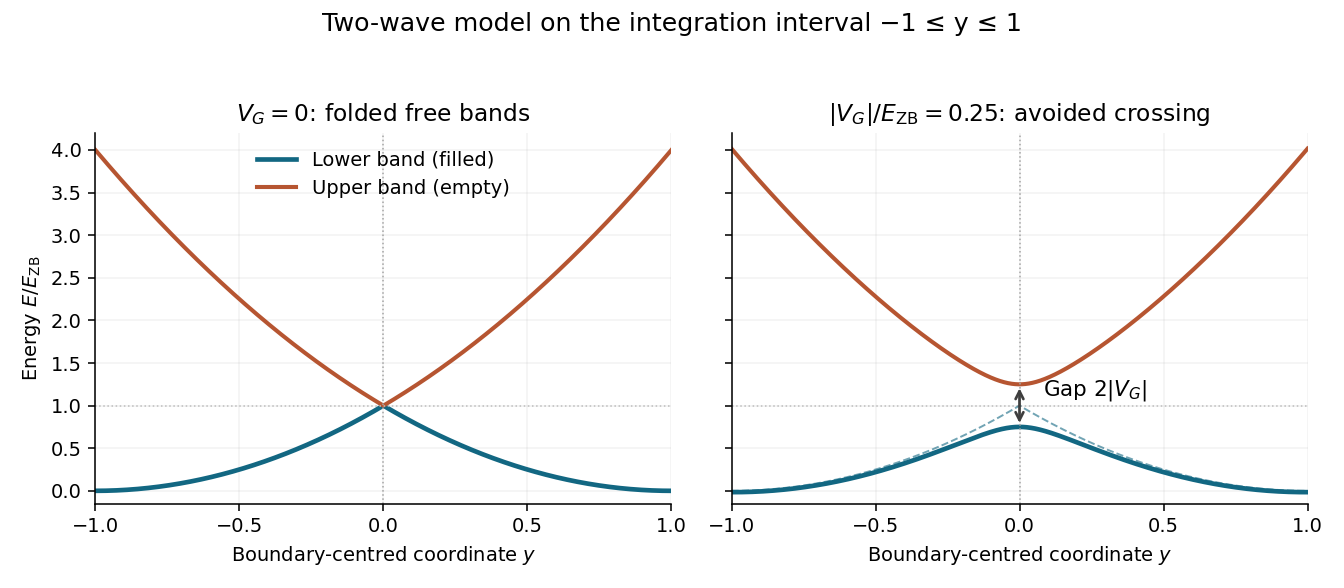

Write the Python code that produced this figure.
"""Original two-wave dispersion sketch; Python 3.14 and Matplotlib 3.10."""
from pathlib import Path

import matplotlib
matplotlib.use("Agg")
import matplotlib.pyplot as plt
import numpy as np


def main():
    y = np.linspace(-1, 1, 1201)
    fig, axes = plt.subplots(1, 2, figsize=(9.6, 4.2), dpi=140,
                             sharex=True, sharey=True, facecolor="white")
    for ax, eps in zip(axes, (0., .25)):
        root = np.sqrt(4 * y**2 + eps**2)
        lower = 1 + y**2 - root
        upper = 1 + y**2 + root
        ax.plot(y, lower, color="#126782", lw=2.4, label="Lower band (filled)")
        ax.plot(y, upper, color="#b65531", lw=2.1, label="Upper band (empty)")
        ax.axvline(0, color=".65", lw=.8, ls=":")
        ax.axhline(1, color=".75", lw=.8, ls=":")
        if eps:
            ax.annotate("", (0, 1 + eps), (0, 1 - eps),
                        arrowprops={"arrowstyle": "<->", "color": "#3e3e3e", "lw": 1.4})
            ax.text(.08, 1.12, r"Gap $2|V_G|$", fontsize=11)
            ax.plot(y, (1 - np.abs(y))**2, color="#126782", lw=1, ls="--", alpha=.6)
        ax.set(xlabel=r"Boundary-centred coordinate $y$", xlim=(-1, 1),
               ylim=(-.15, 4.2), xticks=[-1, -.5, 0, .5, 1],
               title=(r"$V_G=0$: folded free bands" if eps == 0 else
                      r"$|V_G|/E_{\rm ZB}=0.25$: avoided crossing"))
        ax.spines[["top", "right"]].set_visible(False)
        ax.grid(alpha=.15)
    axes[0].set_ylabel(r"Energy $E/E_{\rm ZB}$")
    axes[0].legend(loc="upper center", frameon=False, fontsize=10)
    fig.suptitle("Two-wave model on the integration interval −1 ≤ y ≤ 1", fontsize=13)
    fig.tight_layout(rect=(0, 0, 1, .94))
    fig.savefig(Path.cwd() / Path(__file__).with_suffix(".png").name,
                facecolor="white", transparent=False)
    plt.close(fig)


if __name__ == "__main__":
    main()
